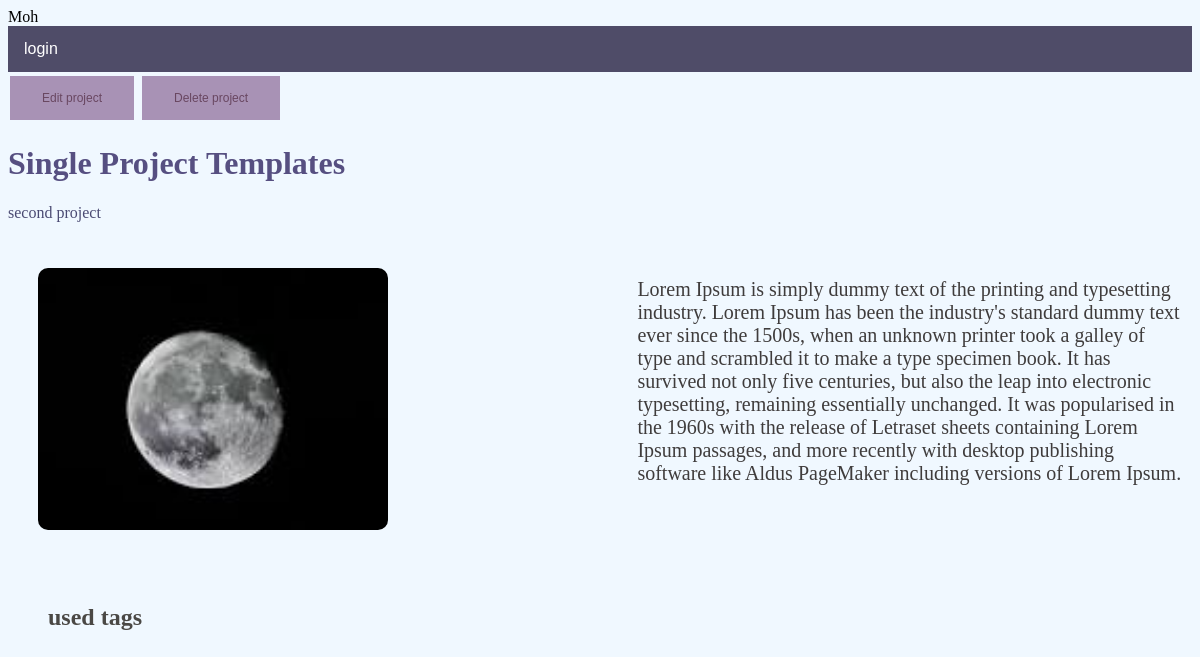
The page /projects/project/60182b01-e66c-46c0-879e-d0625d057523/ on the database its author committed.
### projects/models.py (models this page shows, shortened)
class Project(models.Model):
    owner=models.ForeignKey(Profile,blank=True,null=True,on_delete=models.SET_NULL)
    title=models.CharField(max_length=200,blank=True,null=True)
    description=models.TextField(blank=True,null=True)
    tags=models.ManyToManyField(Tag,blank=True)
    project_image=models.ImageField(blank=True,null=True,default="default.jpg")
    used_links=models.CharField(max_length=900,blank=True,null=True)
    id=models.UUIDField(default=uuid.uuid4,unique=True,primary_key=True,editable=False)
    created_time=models.DateTimeField(auto_now_add=True)

### projects/views.py (the view)
# urls.py: path('project/<str:pk>/',views.project,name="project"),
def project(request,pk):
    projectobj=Project.objects.get(id=pk)
    context={'project':projectobj}
    return render(request,'projects/single_project.html',context)

### projects/templates/projects/single_project.html (shortened to what this page needs)
{%extends 'main.html'%}
{%load static%}
{%block content%}
    <div class="project_container">
        <button class="account__btn">
            <a class="skill__link" href="{%url 'updateproject' project.id%}"">Edit project</a>
        </button>
        <button class="account__btn">
            <a class="skill__link" href="{%url 'deleteproject' project.id%}"">Delete project</a>
        </button>
        <h1>Single Project Templates</h1>
        <p class="p__title">{{project.title}}</p>
        <div class="project__card2">
            <p class="p__description">{{project.description}}</p>
        </div>
        <div class="img__div1">
            <img class="p__image" src="{{project.project_image.url}}"/>
        </div>
        <div class="tag__class">
            <h2 class="tag__des">used tags</h2><br>
        </div>
    </div>
{%endblock content%}

### static/styles/main.css (style rules this page uses)
h1 { color:rgb(86,79,129) }
h2 { color:rgb(86,79,129) }
body { background-color:aliceblue; text-decoration:none; }
img.p__image { width:350px; height:auto; border-radius:10px; margin: 20px; }
p.p__title { color: rgb(74, 74, 115); }
p.p__description { font-size: 20px; margin-top:30px; color:rgb(63, 60, 60); }
.project__card2 { width: 46%; height:auto; padding: 10px; float:right; }
.img__div1 { height: auto; width: 50%; padding: 10px; }
.tag__class { width: 50%; height: 150px; padding: 20px; }
h2.tag__des { margin-left: 20px; color:rgb(74, 72, 69); }
button.account__btn { background-color: #a892b5; border: none; color: white; padding: 15px 32px; text-align: center; text-decoration: none; display: inline-block; font-size: 12px; margin: 4px 2px; cursor: pointer; }
a.skill__link { float:right; text-decoration: none; color:rgb(105, 71, 97) }

### rows shown on the page
Project: title "second project", description "Lorem Ipsum is simply dummy text of the printing and typesetting industry. Lorem Ipsum has been the industry's standard dummy text ever since the 1500s, when an unknown printer took a galley of type and scrambled it to make a type specimen book. It has survived not only five centuries, but also the leap into electronic typesetting, remaining essentially unchanged. It was popularised in the 1960s with the release of Letraset sheets containing Lorem Ipsum passages, and more recently with desktop publishing software like Aldus PageMaker including versions of Lorem Ipsum.", project_image (picture)
